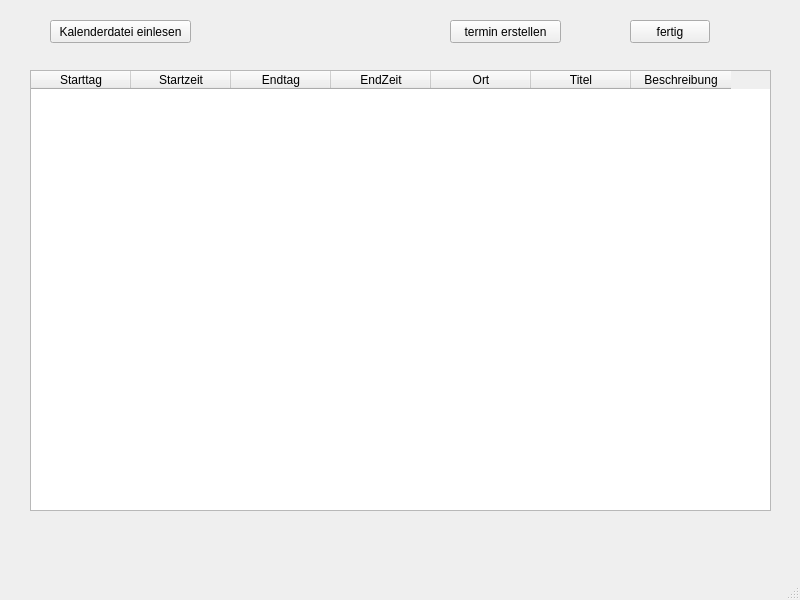
<?xml version="1.0" encoding="UTF-8"?>
<ui version="4.0">
 <class>MainWindow</class>
 <widget class="QMainWindow" name="MainWindow">
  <property name="geometry">
   <rect>
    <x>0</x>
    <y>0</y>
    <width>800</width>
    <height>600</height>
   </rect>
  </property>
  <property name="windowTitle">
   <string>MainWindow</string>
  </property>
  <widget class="QWidget" name="centralwidget">
   <widget class="QPushButton" name="pb_open">
    <property name="geometry">
     <rect>
      <x>50</x>
      <y>20</y>
      <width>141</width>
      <height>23</height>
     </rect>
    </property>
    <property name="text">
     <string>Kalenderdatei einlesen</string>
    </property>
   </widget>
   <widget class="QPushButton" name="pb_new_event">
    <property name="geometry">
     <rect>
      <x>450</x>
      <y>20</y>
      <width>111</width>
      <height>23</height>
     </rect>
    </property>
    <property name="text">
     <string>termin erstellen</string>
    </property>
   </widget>
   <widget class="QPushButton" name="pb_fertig">
    <property name="enabled">
     <bool>true</bool>
    </property>
    <property name="geometry">
     <rect>
      <x>630</x>
      <y>20</y>
      <width>80</width>
      <height>23</height>
     </rect>
    </property>
    <property name="text">
     <string>fertig</string>
    </property>
   </widget>
   <widget class="QTableWidget" name="tableWidget">
    <property name="geometry">
     <rect>
      <x>30</x>
      <y>70</y>
      <width>741</width>
      <height>441</height>
     </rect>
    </property>
    <column>
     <property name="text">
      <string>Starttag</string>
     </property>
    </column>
    <column>
     <property name="text">
      <string>Startzeit</string>
     </property>
    </column>
    <column>
     <property name="text">
      <string>Endtag</string>
     </property>
    </column>
    <column>
     <property name="text">
      <string>EndZeit</string>
     </property>
    </column>
    <column>
     <property name="text">
      <string>Ort</string>
     </property>
    </column>
    <column>
     <property name="text">
      <string>Titel</string>
     </property>
    </column>
    <column>
     <property name="text">
      <string>Beschreibung</string>
     </property>
    </column>
   </widget>
  </widget>
  <widget class="QMenuBar" name="menubar">
   <property name="geometry">
    <rect>
     <x>0</x>
     <y>0</y>
     <width>800</width>
     <height>20</height>
    </rect>
   </property>
  </widget>
  <widget class="QStatusBar" name="statusbar"/>
 </widget>
 <resources/>
 <connections/>
</ui>
